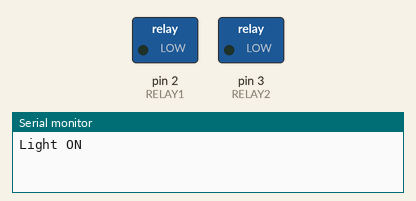
The sketch below on a simulated Arduino Uno, built with avr-gcc and run on an emulated ATmega328P. On the bench: switched loads named in the sketch (green lamp = pin HIGH), the last lines printed to the serial monitor.

Above: at 31.0 s.
At 33.0 s:
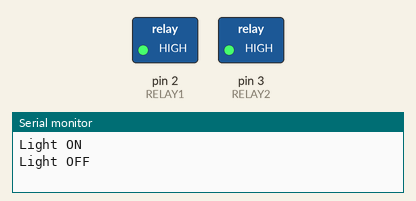
Timing chart, 0 to 35.2 s (numbered marks = the images above):
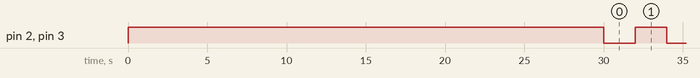

Measured:
- by itself, pin 2 (RELAY1), pin 3 (RELAY2): alternates HIGH for 2.0 s and LOW for 2.0 s

The sketch:

relay_test.ino
```cpp
#define RELAY1  2
#define RELAY2  3
void setup()

{


Serial.begin(9600);
  pinMode(RELAY1, OUTPUT);
  pinMode(RELAY2, OUTPUT);
  digitalWrite(RELAY1,1);          // Turns Relay Off
  digitalWrite(RELAY2,1);
  delay(30000);
}

  void loop()

{

   digitalWrite(RELAY1,0);           // Turns ON Relays 1
   digitalWrite(RELAY2,0);
   Serial.println("Light ON");
   delay(2000);                                      // Wait 2 seconds

   digitalWrite(RELAY1,1);          // Turns Relay Off
   digitalWrite(RELAY2,1);
   Serial.println("Light OFF");
   delay(2000);

}
```
